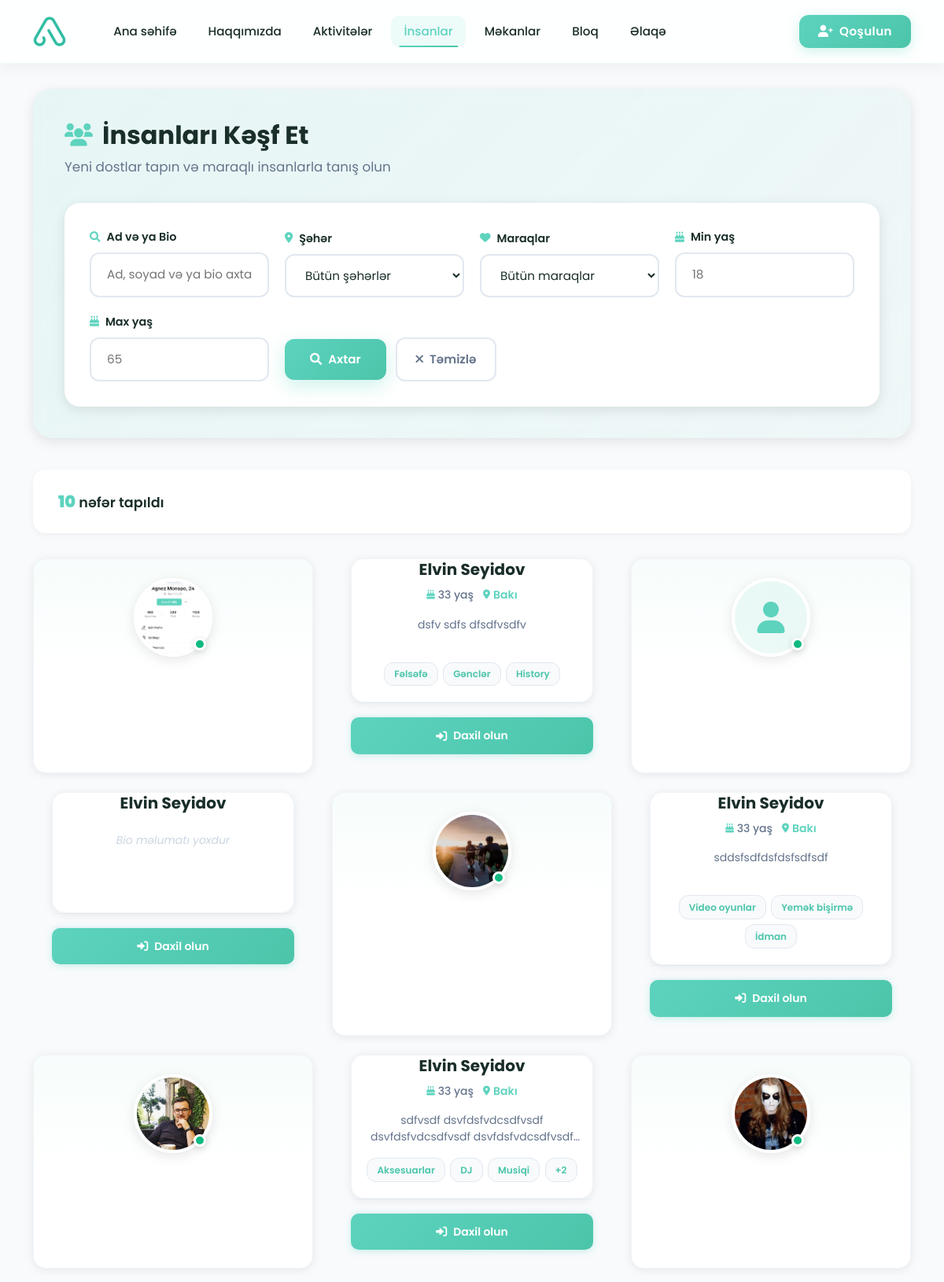
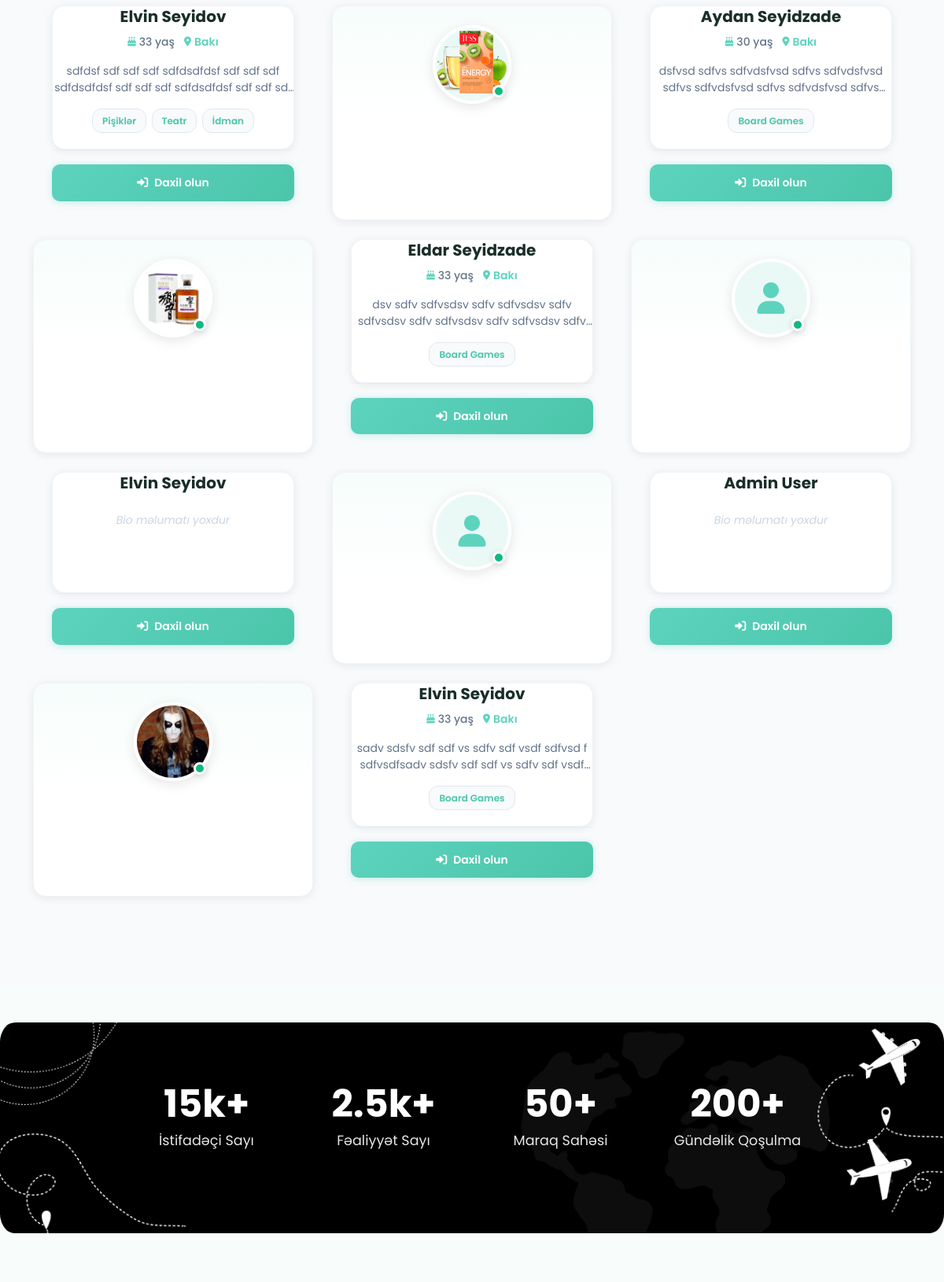
The app's page /accounts/people/ (upper part) with its own data (2 pictures, top to bottom).
### accounts/models.py (models this page shows, shortened)
class User(AbstractUser):
    phone_regex = RegexValidator(
        regex=r'^\+?1?\d{9,15}$',
        message="Phone number must be entered in the format: '+999999999'. Up to 15 digits allowed."
    )
    GENDER_CHOICES = [
        ('male', 'Kişi'),
        ('female', 'Qadın'),
        ('other', 'Digər'),
        ('prefer_not_to_say', 'Deməyi üstün tutmuram'),
    ]
    phone = models.CharField(validators=[phone_regex], max_length=17, unique=True)
    is_phone_verified = models.BooleanField(default=False)
    otp_code = models.CharField(max_length=6, blank=True, null=True)
    otp_created_at = models.DateTimeField(blank=True, null=True)
    birthday = models.DateField(blank=True, null=True)
    gender = models.CharField(max_length=20, choices=GENDER_CHOICES, blank=True, null=True)
    bio = models.TextField(max_length=500, blank=True, null=True)
    languages = models.ManyToManyField(Language, blank=True)
    city = models.CharField(max_length=100, blank=True, null=True)
    latitude = models.DecimalField(max_digits=9, decimal_places=6, blank=True, null=True)
    longitude = models.DecimalField(max_digits=9, decimal_places=6, blank=True, null=True)
    address = models.TextField(blank=True, null=True)
    interests = models.ManyToManyField(Interest, blank=True)
    registration_step = models.IntegerField(default=0)  # 0: phone, 1: otp, 2: name, 3: languages, 4: birthday, 5: images, 6: bio, 7: interests, 8: location, 9: complete
    is_registration_complete = models.BooleanField(default=False)
    created_at = models.DateTimeField(auto_now_add=True)
    updated_at = models.DateTimeField(auto_now=True)
    username = None
    USERNAME_FIELD = 'phone'
    REQUIRED_FIELDS = ['first_name', 'last_name']
    objects = UserManager()
    def get_full_name(self):
        if self.first_name and self.last_name:
            return f"{self.first_name} {self.last_name}"
        return self.phone
    @property
    def age(self):
        if self.birthday:
            from datetime import date
            today = date.today()
            return today.year - self.birthday.year - ((today.month, today.day) < (self.birthday.month, self.birthday.day))
        return None

class UserImage(models.Model):
    user = models.ForeignKey(User, on_delete=models.CASCADE, related_name='images')
    image = models.ImageField(upload_to=user_image_path)
    is_primary = models.BooleanField(default=False)
    order = models.PositiveIntegerField(default=0)
    uploaded_at = models.DateTimeField(auto_now_add=True)
    class Meta:
        ordering = ['order', 'uploaded_at']
        unique_together = ['user', 'order']

class Interest(models.Model):
    CATEGORY_CHOICES = [
        ('general', 'General/Popular'),
        ('beauty', 'Beauty & Fashion'),
        ('lifestyle', 'Lifestyle & Home'),
        ('sports', 'Sports & Fitness'),
        ('arts', 'Arts & Culture'),
        ('food', 'Food & Dining'),
        ('travel', 'Travel & Adventure'),
        ('tech', 'Technology'),
        ('music', 'Music'),
        ('nature', 'Nature & Outdoors'),
        ('education', 'Education & Learning'),
        ('health', 'Health & Wellness'),
        ('social', 'Social & Volunteering'),
    ]
    name = models.CharField(max_length=100, unique=True)
    icon = models.CharField(max_length=50, blank=True, null=True)  # Font awesome icon name
    category = models.CharField(max_length=20, choices=CATEGORY_CHOICES, default='general')
    is_general = models.BooleanField(default=False, help_text="Show in general/popular section")
    class Meta:
        ordering = ['name']

### accounts/views.py (the view, shortened to what this page needs)
# urls.py: path('people/', views.people_list, name='people_list'),
def people_list(request):
    query = request.GET.get('q', '').strip()
    city_filter = request.GET.get('city', '')
    interest_filter = request.GET.get('interest', '')
    age_min = request.GET.get('age_min', '')
    age_max = request.GET.get('age_max', '')
    users = User.objects.filter(
        is_registration_complete=True,
        is_active=True
    ).exclude(id=request.user.id if request.user.is_authenticated else None).select_related().prefetch_related('languages', 'interests', 'images')
    if city_filter:
        users = users.filter(city__icontains=city_filter)
    if interest_filter:
        users = users.filter(interests__id=interest_filter)
    if request.user.is_authenticated:
        for user_obj in users:
            user_obj.friendship_status = Friendship.get_friendship_status(request.user, user_obj)
    users = users.order_by('-created_at')
    from django.core.paginator import Paginator
    paginator = Paginator(users, 12)  # 12 users per page
    page_number = request.GET.get('page')
    page_obj = paginator.get_page(page_number)
    cities = User.objects.filter(
        is_registration_complete=True,
        city__isnull=False
    ).exclude(city='').values_list('city', flat=True).distinct().order_by('city')
    interests = Interest.objects.all().order_by('name')
    context = {
        'page_obj': page_obj,
        'cities': cities,
        'interests': interests,
        'query': query,
        'city_filter': city_filter,
        'interest_filter': interest_filter,
        'age_min': age_min,
        'age_max': age_max,
    }
    return render(request, 'accounts/people_list.html', context)

### templates/accounts/people_list.html (shortened to what this page needs)
{% extends 'base.html' %}
{% load static %}
{% block content %}
<div class="people-page">
    <div class="container">
        <div class="search-hero">
            <h1>
                <i class="fas fa-users"></i>
                İnsanları Kəşf Et
            </h1>
            <p>Yeni dostlar tapın və maraqlı insanlarla tanış olun</p>
            <div class="advanced-search">
                <form method="get" class="search-form-modern">
                    <div class="form-group-modern">
                        <label>
                            <i class="fas fa-search"></i>
                            Ad və ya Bio
                        </label>
                        <input type="text" name="q" class="form-control-modern" placeholder="Ad, soyad və ya bio axtarın..." value="{{ query }}">
                    </div>
                    <div class="form-group-modern">
                        <label>
                            <i class="fas fa-map-marker-alt"></i>
                            Şəhər
                        </label>
                        <select name="city" class="form-control-modern">
                            <option value="">Bütün şəhərlər</option>
                        </select>
                    </div>
                    <div class="form-group-modern">
                        <label>
                            <i class="fas fa-heart"></i>
                            Maraqlar
                        </label>
                        <select name="interest" class="form-control-modern">
                            <option value="">Bütün maraqlar</option>
                        </select>
                    </div>
                    <div class="form-group-modern">
                        <label>
                            <i class="fas fa-birthday-cake"></i>
                            Min yaş
                        </label>
                        <input type="number" name="age_min" class="form-control-modern" placeholder="18" min="18" max="100" value="{{ age_min }}">
                    </div>
                    <div class="form-group-modern">
                        <label>
                            <i class="fas fa-birthday-cake"></i>
                            Max yaş
                        </label>
                        <input type="number" name="age_max" class="form-control-modern" placeholder="65" min="18" max="100" value="{{ age_max }}">
                    </div>
                    <div class="form-group-modern search-actions">
                        <button type="submit" class="btn-search">
                            <i class="fas fa-search"></i>
                            Axtar
                        </button>
                        <a href="{% url 'accounts:people_list' %}" class="btn-clear">
                            <i class="fas fa-times"></i>
                            Təmizlə
                        </a>
                    </div>
                </form>
            </div>
        </div>
        <div class="results-header-modern">
            <div class="results-info">
                <div class="results-count">
                    <strong>{{ page_obj.paginator.count }}</strong> nəfər tapıldı
                </div>
            </div>
        </div>
        {% if page_obj.object_list %}
            <div class="people-grid-modern" id="people-container">
                {% for person in page_obj.object_list %}
                    <a href="{% url 'accounts:user_detail' person.id %}" class="person-card-modern" style="text-decoration: none; color: inherit;">
                        <div class="person-card-header-modern">
                            <div class="person-avatar-wrapper">
                                {% if person.images.first %}
                                    <img src="{{ person.images.first.image.url }}" alt="{{ person.get_full_name }}" class="person-avatar-modern">
                                {% else %}
                                    <div class="person-avatar-modern" style="display: flex; align-items: center; justify-content: center;">
                                        <i class="fas fa-user" style="color: var(--primary-color); font-size: 2.5rem;"></i>
                                    </div>
                                {% endif %}
                                <div class="status-badge-modern"></div>
                            </div>
                        </div>
                        <div class="person-info-modern">
                            <h5 class="person-name-modern">{{ person.get_full_name }}</h5>
                            <div class="person-meta">
                                {% if person.age %}
                                    <span class="person-age-modern">
                                        <i class="fas fa-birthday-cake"></i>
                                        {{ person.age }} yaş
                                    </span>
                                {% endif %}
                                {% if person.city %}
                                    <span class="person-location-modern">
                                        <i class="fas fa-map-marker-alt"></i>
                                        {{ person.city }}
                                    </span>
                                {% endif %}
                            </div>
                            {% if person.bio %}
                                <p class="person-bio-modern">{{ person.bio }}</p>
                            {% else %}
                                <p class="person-bio-modern" style="color: #cbd5e1; font-style: italic;">Bio məlumatı yoxdur</p>
                            {% endif %}
                            {% if person.interests.all %}
                                <div class="person-interests-modern">
                                    {% for interest in person.interests.all|slice:":3" %}
                                        <span class="interest-tag-modern">{{ interest.name }}</span>
                                    {% endfor %}
                                    {% if person.interests.count > 3 %}
                                        <span class="interest-tag-modern">+{{ person.interests.count|add:"-3" }}</span>
                                    {% endif %}
                                </div>
                            {% else %}
                                <div class="person-interests-modern"></div>
                            {% endif %}
                            <div class="person-actions-modern" onclick="event.stopPropagation();">
                                {% if user.is_authenticated %}
                                    {% if not person.friendship_status %}
                                        <button class="friend-btn-modern send-request" onclick="event.stopPropagation(); sendFriendRequest({{ person.id }}, this); return false;">
                                            <i class="fas fa-user-plus"></i>
                                            <span>Dostluq sorğusu</span>
                                        </button>
                                    {% elif person.friendship_status.status == 'pending' %}
                                        {% if person.friendship_status.initiated_by.id == user.id %}
                                            <button class="friend-btn-modern pending" disabled onclick="event.stopPropagation(); return false;">
                                                <i class="fas fa-clock"></i>
                                                <span>Gözləyir</span>
                                            </button>
                                        {% else %}
                                            <button class="friend-btn-modern send-request" onclick="event.stopPropagation(); respondFriendRequest({{ person.friendship_status.friendship.id }}, 'accept', this); return false;">
                                                <i class="fas fa-check"></i>
                                                <span>Qəbul et</span>
                                            </button>
                                        {% endif %}
                                    {% elif person.friendship_status.status == 'accepted' %}
                                        <button class="friend-btn-modern friends" disabled onclick="event.stopPropagation(); return false;">
                                            <i class="fas fa-check-circle"></i>
                                            <span>Dostdur</span>
                                        </button>
                                    {% elif person.friendship_status.status == 'rejected' %}
                                        <button class="friend-btn-modern rejected" disabled onclick="event.stopPropagation(); return false;">
                                            <i class="fas fa-times"></i>
                                            <span>Rədd edildi</span>
                                        </button>
                                    {% endif %}
                                {% else %}
                                    <a href="{% url 'accounts:login' %}" class="friend-btn-modern send-request" style="text-decoration: none;" onclick="event.stopPropagation();">
                                        <i class="fas fa-sign-in-alt"></i>
                                        <span>Daxil olun</span>
                                    </a>
                                {% endif %}
                            </div>
                        </div>
                    </a>
                {% endfor %}
            </div>
        {% endif %}
    </div>
</div>
{% endblock %}

### static/css/style.css (style rules this page uses)
:root { --primary-color: #5DD3BE; --primary-dark: #4BC5AA; --primary-light: #7CDDC9; --secondary-color: #4DB8E8; --accent-color: #FFB84D; --success-color: #5DD3BE; --warning-color: #FFB84D; --danger-color: #FF6B6B; --light-bg: #f8fdfc; --white: #ffffff; --dark-text: #1a2e2a; --gray-text: #64748b; --light-gray: #f0faf8; --border-color: #e0f2ef; --gradient-bg: linear-gradient(135deg, #5DD3BE 0%, #4BC5AA 100%); --gradient-warm: linear-gradient(135deg, #FFB84D 0%, #FF6B6B 100%); --gradient-hero: linear-gradient(135deg, rgba(93, 211, 190, 0.9) 0%, rgba(75, 197, 170, 0.9) 100%); --gradient-soft: linear-gradient(135deg, rgba(93, 211, 190, 0.1) 0%, rgba(75, 197, 170, 0.1) 100%); --shadow-sm: 0 1px 2px 0 rgb(0 0 0 / 0.05); --shadow-md: 0 4px 6px -1px rgb(0 0 0 / 0.1), 0 2px 4px -2px rgb(0 0 0 / 0.1); --shadow-lg: 0 10px 15px -3px rgb(0 0 0 / 0.1), 0 4px 6px -4px rgb(0 0 0 / 0.1); --shadow-xl: 0 20px 25px -5px rgb(0 0 0 / 0.1), 0 8px 10px -6px rgb(0 0 0 / 0.1); --shadow-primary: 0 4px 6px -1px rgba(93, 211, 190, 0.2), 0 2px 4px -2px rgba(93, 211, 190, 0.1); --border-radius: 12px; --border-radius-lg: 16px; --border-radius-xl: 20px; }
body { font-family: 'Poppins', sans-serif; line-height: 1.6; color: var(--dark-text); background-color: var(--light-bg); }

### records on screen
User: images.first.image (picture), get_full_name "Elvin Seyidov", age "33", city "Bakı", bio "dsfv sdfs dfsdfvsdfv"
Interest: name "Fəlsəfə"
Interest: name "Gənclər"
Interest: name "History"
User: get_full_name "Elvin Seyidov", shows "Bio məlumatı yoxdur"
User: images.first.image (picture), get_full_name "Elvin Seyidov", age "33", city "Bakı", bio "sddsfsdfdsfdsfsdfsdf"
Interest: name "Video oyunlar"
Interest: name "Yemək bişirmə"
Interest: name "İdman"
User: images.first.image (picture), get_full_name "Elvin Seyidov", age "33", city "Bakı", bio "sdfvsdf dsvfdsfvdcsdfvsdf dsvfdsfvdcsdfvsdf…", interests.count|add "2"
Interest: name "Aksesuarlar"
Interest: name "DJ"
Interest: name "Musiqi"
User: images.first.image (picture), get_full_name "Elvin Seyidov", age "33", city "Bakı", bio "sdfdsf sdf sdf sdf sdfdsdfdsf sdf sdf sdf sdfdsdfdsf sdf sdf sdf sdfdsdfdsf sdf sdf…"
Interest: name "Pişiklər"
Interest: name "Teatr"
User: images.first.image (picture), get_full_name "Aydan Seyidzade", age "30", city "Bakı", bio "dsfvsd sdfvs sdfvdsfvsd sdfvs sdfvdsfvsd sdfvs sdfvdsfvsd sdfvs sdfvdsfvsd…"
Interest: name "Board Games"
User: images.first.image (picture), get_full_name "Eldar Seyidzade", age "33", city "Bakı", bio "dsv sdfv sdfvsdsv sdfv sdfvsdsv sdfv sdfvsdsv sdfv sdfvsdsv sdfv sdfvsdsv…"
User: get_full_name "Elvin Seyidov", shows "Bio məlumatı yoxdur"
User: get_full_name "Admin User", shows "Bio məlumatı yoxdur"
User: images.first.image (picture), get_full_name "Elvin Seyidov", age "33", city "Bakı", bio "sadv sdsfv sdf sdf vs sdfv sdf vsdf sdfvsd f sdfvsdfsadv sdsfv sdf sdf vs sdfv sdf…"

### other values on screen
{{ page_obj.paginator.count }} "10"
